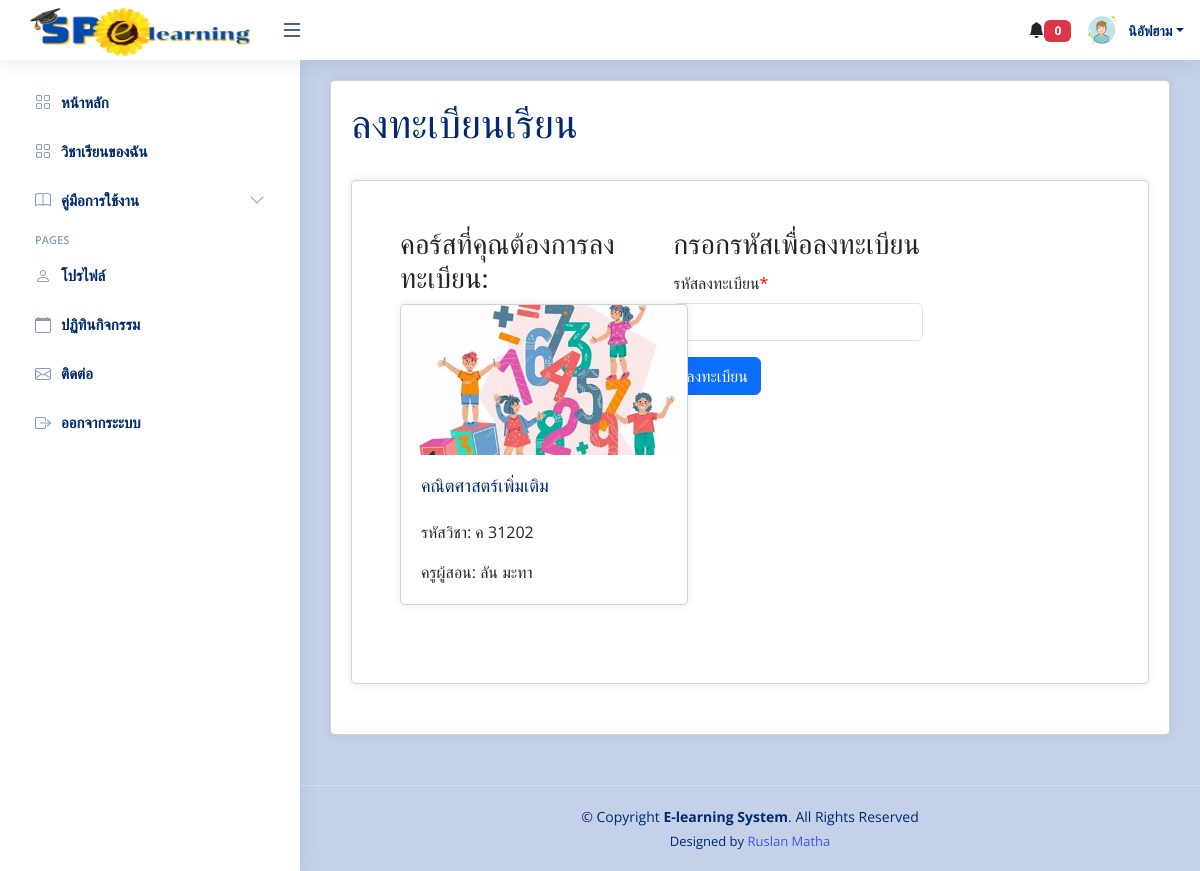
Screenshot of /student/student_course_registration.php?course_id=1 (signed in) with the database file from the repository.
### tables this page shows
CREATE TABLE `students` (
  `s_id` int(11) NOT NULL,
  `username` varchar(255) NOT NULL,
  `password` varchar(255) NOT NULL,
  `first_name` varchar(255) NOT NULL,
  `last_name` varchar(255) NOT NULL,
  `classes` varchar(50) NOT NULL,
  `classroom` varchar(50) NOT NULL,
  `year` varchar(50) DEFAULT NULL,
  `image` varchar(255) DEFAULT NULL
);

CREATE TABLE `courses` (
  `c_id` int(11) NOT NULL,
  `course_name` varchar(255) NOT NULL,
  `description` text NOT NULL,
  `teacher_id` int(11) NOT NULL DEFAULT 1,
  `created_at` datetime NOT NULL,
  `updated_at` datetime NOT NULL,
  `c_img` varchar(255) NOT NULL,
  `course_code` varchar(255) NOT NULL,
  `group_id` int(11) DEFAULT NULL,
  `is_open` tinyint(1) DEFAULT 0,
  `access_code` varchar(255) DEFAULT NULL,
  `class_id` int(11) DEFAULT NULL
);

CREATE TABLE `teachers` (
  `t_id` int(11) NOT NULL,
  `username` varchar(255) NOT NULL,
  `password` varchar(255) NOT NULL,
  `first_name` varchar(255) NOT NULL,
  `last_name` varchar(255) NOT NULL,
  `email` varchar(255) NOT NULL,
  `group_id` int(11) DEFAULT NULL,
  `image` text DEFAULT NULL
);

### student/student_course_registration.php (the view, shortened to what this page needs)
<?php
include('../connections/connection.php');
if (isset($_GET['course_id'])) {
    $course_id = $_GET['course_id'];
    try {
        $stmt = $db->prepare("SELECT * FROM courses WHERE c_id = :course_id");
        $stmt->bindParam(':course_id', $course_id);
        $stmt->execute();
        $course = $stmt->fetch(PDO::FETCH_ASSOC);
    } catch (PDOException $e) {
        echo "Error: " . $e->getMessage();
        exit();
    }
} else {
    header("Location: index.php");
    exit();
}
try {
    $user_id = $_SESSION['user_id'];
    $stmt = $db->prepare("SELECT * FROM students WHERE s_id = :user_id");
    $stmt->bindParam(':user_id', $user_id);
    $stmt->execute();
    $student = $stmt->fetch(PDO::FETCH_ASSOC);
} catch (PDOException $e) {
    echo "เกิดข้อผิดพลาด: " . $e->getMessage();
}
?>
<?php include('head.php'); ?>
<body>
    <?php include('header.php'); ?>
    <?php include('sidebar.php'); ?>
    <main id="main" class="main">
    <div class="card">
    <div class="card-body">
    <div class="card-title">
        <h1>ลงทะเบียนเรียน</h1>
    </div>
    <div class="card py-5">
        <div class="row">
            <div class="col-lg-4 ms-5">
                <h3>คอร์สที่คุณต้องการลงทะเบียน:</h3>
                <div class="card" style="width: 18rem;">
                    <img src="<?= $course['c_img']; ?>" class="card-img-top" alt="Course Image" style="height: 150px; object-fit: cover;">
                    <div class="card-body">
                        <h5 class="card-title"><?= $course['course_name']; ?></h5>
                        <p class="card-text">รหัสวิชา: <?= $course['course_code']; ?></p>
                        <?php
                        $teacher_id = $course['teacher_id'];
                        $teacher_stmt = $db->prepare("SELECT * FROM teachers WHERE t_id = :teacher_id");
                        $teacher_stmt->bindParam(':teacher_id', $teacher_id);
                        $teacher_stmt->execute();
                        $teacher = $teacher_stmt->fetch(PDO::FETCH_ASSOC);
                        ?>
                        <p class="card-text">ครูผู้สอน: <?= $teacher['first_name']; ?> <?= $teacher['last_name']; ?></p>
                    </div>
                </div>
            </div>
            <?php if (empty($course['access_code'])): ?>
                <div class="col-lg-4 mt-5">
                <h3>กดเพื่อลงทะเบียน</h3>
                <form action="registeration_course_no_pass?course_id=<?php echo $course_id; ?>" method="POST">
                    <button type="submit" class="btn btn-primary btn-lg">ลงทะเบียน</button>
                </form>
            </div>
            <?php else: ?>
                <div class="col-lg-4">
                    <h3>กรอกรหัสเพื่อลงทะเบียน</h3>
                    <form action="registeration_course?course_id=<?php echo $course_id; ?>" method="POST">
                        <div class="mb-3">
                            <label for="access_code" class="form-label">รหัสลงทะเบียน<span style="color: red;">*</span></label>
                            <input type="password" class="form-control" id="access_code" name="access_code" required>
                        </div>
                        <button type="submit" class="btn btn-primary">ลงทะเบียน</button>
                    </form>
                </div>
            <?php endif; ?>
                    </div>
        </div>
    </div>
</div>
    </main>
    <?php include('footer.php');?>
</body>
</html>

### student/header.php (shortened to what this page needs)
<header id="header" class="header fixed-top d-flex align-items-center">
<div class="d-flex align-items-center justify-content-between">
  <a href="index" >
    <img src="../uploads/img/logo.png" alt="" style="width: 250px; height: 60px;">
  </a>
  <i class="bi bi-list toggle-sidebar-btn" style="font-size: 24px;"></i>
</div>
<nav class="header-nav ms-auto">
  <ul class="d-flex align-items-center">
<div class="dropdown d-none d-md-block">
  <button class="btn " type="button" id="notificationDropdown" data-bs-toggle="dropdown" aria-expanded="false">
    <i class="bi bi-bell-fill"></i><span class="badge bg-danger" id="notificationCount">0</span>
  </button>
</div>
    <li class="nav-item dropdown pe-3">
      <a class="nav-link nav-profile d-flex align-items-center pe-0" href="#" data-bs-toggle="dropdown">
                  <?php if (!empty($student['image'])): ?>
                  <?php
                  $imagePath = 'images/' . $student['image'];
                  ?>
                  <img src="<?php echo $imagePath; ?>" alt="Profile" class="rounded-circle">
              <?php else: ?>
                  <img src="images/Default.png" alt="Default Profile" class="rounded-circle">
              <?php endif; ?>
        <span class="d-none d-md-block dropdown-toggle ps-2"><?php echo $student['first_name'];?></span>
      </a>
    </li>
  </ul>
</nav>
</header>

### student/css/style.css (style rules this page uses)
:root { scroll-behavior: smooth; }
a { color: #4154f1; text-decoration: none; }
h1, h2, h3, h4, h5, h6 { font-family: "Nunito", sans-serif; }
#main { margin-top: 60px; padding: 20px 30px; transition: all 0.3s; }
.header { transition: all 0.5s; z-index: 997; height: 60px; box-shadow: 0px 2px 20px rgba(1, 41, 112, 0.1); background-color: #fff; padding-left: 20px; }
.header .toggle-sidebar-btn { font-size: 32px; padding-left: 10px; cursor: pointer; color: #012970; }
@media (min-width: 1200px) { #main, #footer { margin-left: 300px; } }

### student/head.php (style rules this page uses)
body { font-family: "Open Sans", sans-serif; background-color: #c5d1e8; }
.badge { font-weight: bold; text-transform: uppercase; padding: 5px 10px; min-width: 19px; }
.header-nav ul { list-style: none; }
.header-nav>ul { margin: 0; padding: 0; }
.header-nav .nav-profile { color: #012970; }
.header-nav .nav-profile img { max-height: 36px; }
.header-nav .nav-profile span { font-size: 14px; font-weight: 600; }
.card { margin-bottom: 30px; border-radius: 5px; box-shadow: 0px 0px 10px rgba(1, 41, 112, 0.1); background-color: #fff; }
.card-title { padding: 20px 0 15px 0; font-size: 18px; font-weight: 500; color: #012970; font-family: "Poppins", sans-serif; }
.card-body { padding: 0 20px 20px 20px; }

### rows the page displays
students: first_name "นิอัฟฮาม"
courses: c_img (picture), course_name "คณิตศาสตร์เพิ่มเติม", course_code "ค 31202"
teachers: first_name "ลัน", last_name "มะทา"
